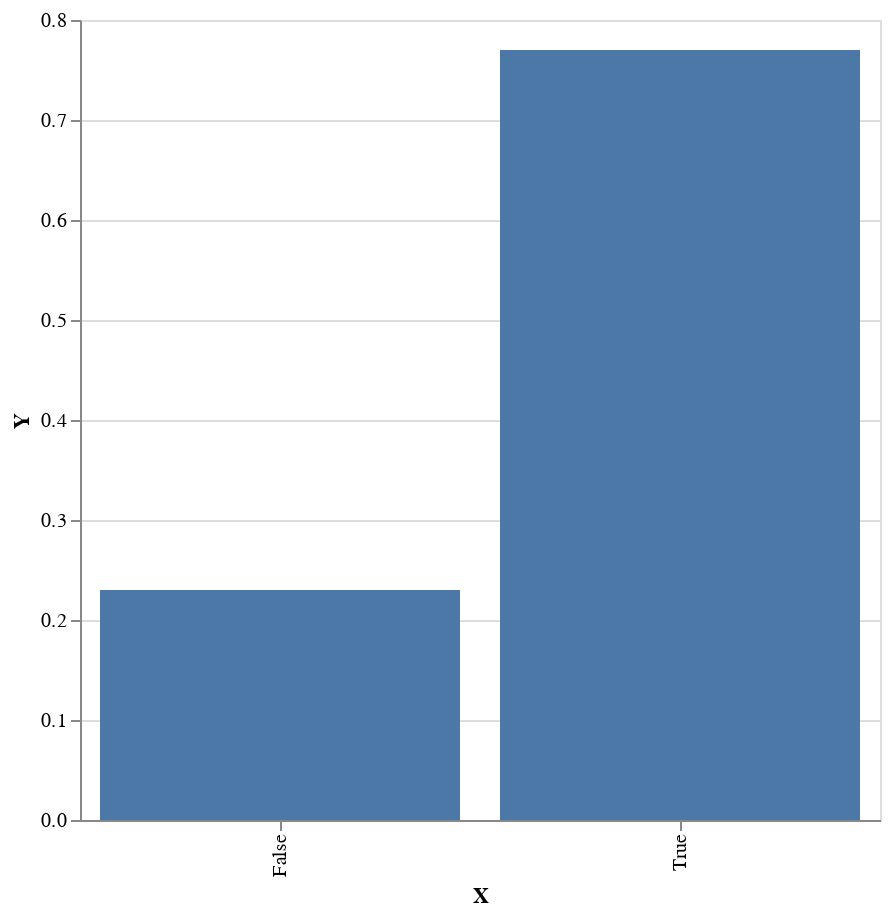

Notebook cell for this chart:
### Code cell
sampler $ 
    plot . fmap (bimap (T.pack . show) (ln . exp)) . toEmpiricalWeighted <$> 
    replicateM 1000 (weighted $ posterior model observations2)

### Figure 1 — Vega-Lite specification as saved in the notebook (floating-point values rounded to 4 significant figures)
{"$schema": "https://vega.github.io/schema/vega-lite/v4.json", "data": {"values": [{"X": "True", "Y": 0.7699}, {"X": "False", "Y": 0.2301}]}, "encoding": {"x": {"field": "X", "type": "nominal"}, "y": {"field": "Y", "type": "quantitative"}}, "height": 400, "mark": "bar", "width": 400}
